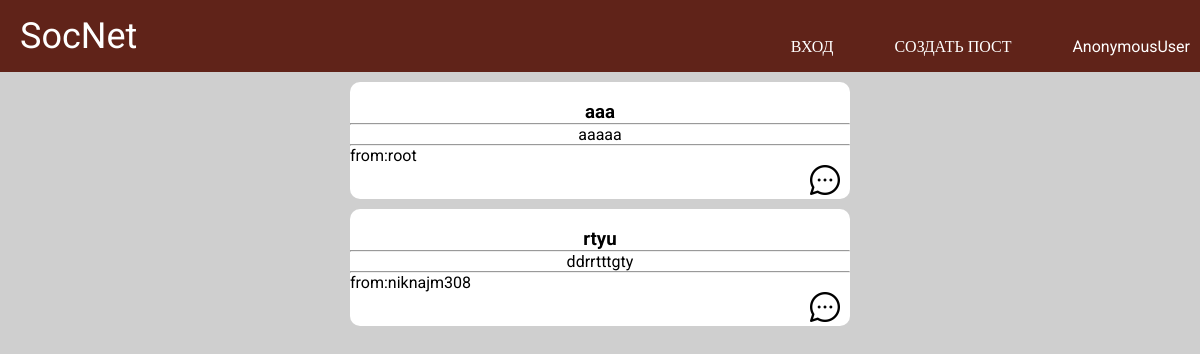
The app's page /, older data.
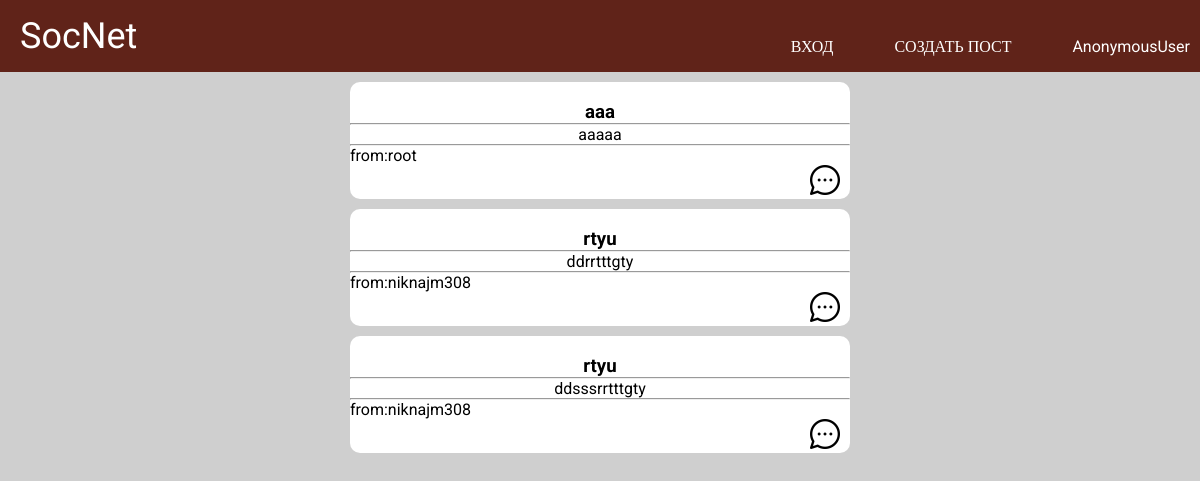
The same page, newer data.
### post/models.py (models this page shows, shortened)
class Post(models.Model):
    title = models.CharField(max_length=200)
    text = models.TextField(null=True)
    image = models.ImageField(upload_to='users/%Y/%m/%d/', blank=True , null=True)
    userid = models.ForeignKey(Users , on_delete=models.CASCADE)

### users/models.py (models this page shows, shortened)
class Users(AbstractUser):
    pass

### main/views.py (the view)
# urls.py: path('' , views.data_view, name='home'),
def data_view(request):
    post_data = Post.objects.all().select_related()
    return render(request, 'main/home.html', {"post_data":post_data})

### main/templates/main/home.html (shortened to what this page needs)
{% extends "main/base.html" %}
{% block content %}
{% load static %}
<div class="blocks_row">
 {% for item in post_data %}
    <div class="block">
        <div class="image">
            <a href='media/{{item.image}}'>
            <a>
        </div>
        <div class="descriptions">
            <div class="title">
                <h3>{{item.title}}</h3>
            </div>
            <hr>
            <div class="subtitle">
                <p>{{item.text}}</p>
            </div>
        </div>
        <hr>
        <div class="from">
            <p>from:{{item.userid}}</p>
        </div>
        <div class="communication">
            <div class="phone_and_mess">
                <div class="mess">
                    <a href="{% url 'chatbox' chat_box_name=item.id %}">
                        <img src="{% static "image/messenger.png" %}" width="30px" height="30px" alt="">
                    </a>
                </div>
            </div>
        </div>
    </div>
    {% endfor %}
</div>
</div>
{% endblock  %}

### main/templates/main/base.html (shortened to what this page needs)
<!DOCTYPE html>
<html lang="en">
<head>
	{% load static %}
	<link rel="stylesheet" href="{% static "css/home.css" %}">
</head>
<body>
<div class="wrapper">
	<header class="header">
		<div class="header__conteiner">
			<div class="logo_name">
				<div class="name">
					<a href="{% url "home" %}"><h1>SocNet</h1></a>
				</div>
			</div>
			<div class="nav_links">
			<ul>
				{%if user.is_authenticated%}
				<li><a href="{% url "logout" %}">ВЫХОД</a></li>
				<li><a href="{% url "create_post" %}">СОЗДАТЬ ПОСТ</a></li>
				<li class="caps"><a href="{%url 'profile'%}">{{user}}</a></li>
				{%else%}
				<li><a href="{% url "login" %}">ВХОД</a></li>
				<li><a href="{% url "login" %}">СОЗДАТЬ ПОСТ</a></li>
				<li><a href="#">{{user}}</a></li>
				{%endif%}
			</ul>
			</div>
		</div>
	</header>
	<main class="main">
		<div class="main__container">
            {% block content %}
            {% endblock  %}
		</div>
</body>
</html>

### main/static/css/home.css (style rules this page uses)
* { padding: 0; margin: 0; font-family: 'Roboto'; }
a { text-decoration: none; }
body { background:#CFCFCF; }
li { list-style: none; }
.wrapper>.header { background:#602319; }
.wrapper>.header>.header__conteiner { max-width:1180px; margin: 0 auto; display: flex; justify-content: space-between; align-items: center; padding: 5px 0 5px 0; }
.wrapper>.header>.header__conteiner>.logo_name { display: flex; align-items: center; justify-content: center; }
.wrapper>.header>.header__conteiner>.logo_name>.name>a { color: #fff; font-size: 15px; text-decoration: none; }
.wrapper>.header>.header__conteiner>.logo_name>.name>a>h1 { color: #fff; font-family: Roboto; font-size: 36px; font-weight: 400; line-height: 42px; padding: 10px; }
.nav_links>ul { display: flex; margin-top: 20px }
.nav_links>ul>li { margin-left: 61px; }
.nav_links>ul>li { text-decoration: none; color: #fff; }
.nav_links>ul>li>a { text-decoration: none; color: #fff; transition: 1s; }
.wrapper>.main { max-width:1180px; margin: 0 auto; }
.blocks_row>.block { width:500px; margin-top: 10px; border:none; border-radius: 10px; background:#fff; }
.blocks_row { display: flex; flex-direction: column; align-items: center; }
.blocks_row>.block>.communication>.phone_and_mess { display: flex; justify-content: flex-end; margin-right: 10px; }
.blocks_row>.block>a>.descriptions>.title { text-align: center; }
.blocks_row>.block>a>.descriptions>.subtitle { text-align: center; }
.blocks_row>.block>.communication>.phone_and_mess>.mess { margin-left: 20px; }

Row changes from the older to the newer data that the page shows:
added Post: title "rtyu", text "ddsssrrtttgty", userid "niknajm308"
